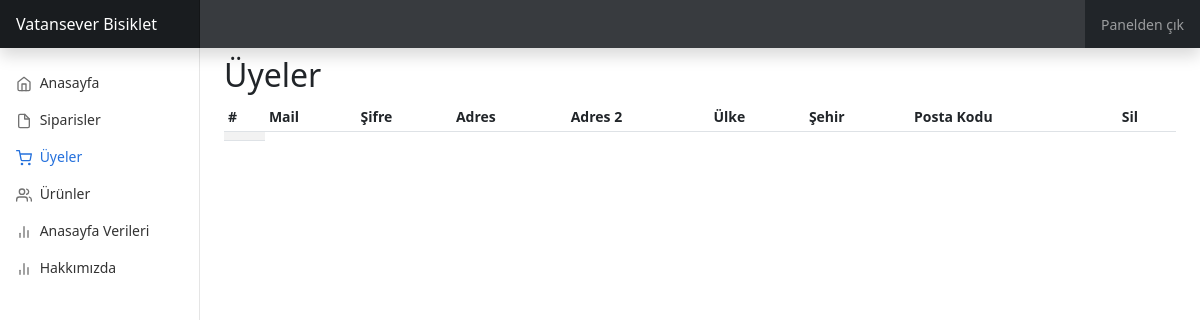
The page /dashboard/users.php on the database as committed earlier.
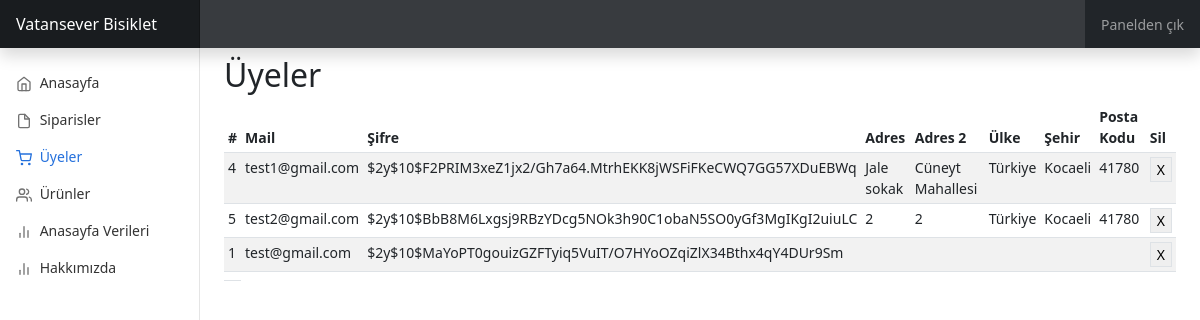
The same page on the database as committed later.
### tables this page shows
CREATE TABLE IF NOT EXISTS `uyeler` (
  `id` int(11) NOT NULL AUTO_INCREMENT,
  `mail` varchar(100) NOT NULL,
  `password` varchar(256) NOT NULL,
  `adress1` varchar(100) DEFAULT NULL,
  `adress2` varchar(100) DEFAULT NULL,
  `country` varchar(100) DEFAULT NULL,
  `city` varchar(100) DEFAULT NULL,
  `zip` varchar(100) DEFAULT NULL,
  `level` int(11) NOT NULL DEFAULT 0,
  PRIMARY KEY (`mail`),
  UNIQUE KEY `uyeler_un` (`id`,`mail`)
);

### dashboard/users.php (the view, shortened to what this page needs)
<!doctype html>
<html lang="en" data-bs-theme="auto">
  <head><script src="../assets/js/color-modes.js"></script>
<link href="../assets/dist/css/bootstrap.min.css" rel="stylesheet">
    <link href="dashboard.css" rel="stylesheet">
  </head>
  <body>
<header class="navbar navbar-dark sticky-top bg-dark flex-md-nowrap p-0 shadow">
  <a class="navbar-brand col-md-3 col-lg-2 me-0 px-3 fs-6" href="../index.php">Vatansever Bisiklet</a>
  <input class="form-control form-control-dark w-100 rounded-0 border-0" type="text" placeholder="" aria-label="Search">
  <div class="navbar-nav">
    <div class="nav-item text-nowrap">
      <a class="nav-link px-3" href="../index.php">Panelden çık</a>
    </div>
  </div>
</header>
<div class="container-fluid">
  <div class="row">
    <nav id="sidebarMenu" class="col-md-3 col-lg-2 d-md-block bg-body-tertiary sidebar collapse">
      <div class="position-sticky pt-3 sidebar-sticky">
        <ul class="nav flex-column">
          <li class="nav-item">
            <a class="nav-link" aria-current="page" href="index.php">
              <span data-feather="home" class="align-text-bottom"></span>
              Anasayfa
            </a>
          </li>
          <li class="nav-item">
            <a class="nav-link" href="orders.php">
              <span data-feather="file" class="align-text-bottom"></span>
              Siparisler
            </a>
          </li>
          <li class="nav-item">
            <a class="nav-link active" href="users.php">
              <span data-feather="shopping-cart" class="align-text-bottom"></span>
              Üyeler
            </a>
          </li>
          <li class="nav-item">
            <a class="nav-link" href="items.php">
              <span data-feather="users" class="align-text-bottom"></span>
              Ürünler
            </a>
          </li>
          <li class="nav-item">
            <a class="nav-link" href="aedit.php">
              <span data-feather="bar-chart-2" class="align-text-bottom"></span>
              Anasayfa Verileri
            </a>
          </li>
          <li class="nav-item">
            <a class="nav-link" href="a2edit.php">
              <span data-feather="bar-chart-2" class="align-text-bottom"></span>
              Hakkımızda
            </a>
          </li>
        </ul>
      </div>
    </nav>
    <main class="col-md-9 ms-sm-auto col-lg-10 px-md-4">
    <h2 class="mt-2">Üyeler</h2>
      <div class="table-responsive">
        <table class="table table-striped table-sm">
          <thead>
            <tr>
              <th scope="col">#</th>
              <th scope="col">Mail</th>
              <th scope="col">Şifre</th>
              <th scope="col">Adres</th>
              <th scope="col">Adres 2</th>
              <th scope="col">Ülke</th>
              <th scope="col">Şehir</th>
              <th scope="col">Posta Kodu</th>
              <th scope="col">Sil</th>
            </tr>
          </thead>
          <tbody>
            <?php
            include("../baglan.php");
            $uyequery = $conn -> query("SELECT * FROM uyeler");
            while ($uye = mysqli_fetch_array($uyequery)) {
              echo "<tr>";
              echo "<td>".$uye[0]."</td>";
              echo "<td>".$uye[1]."</td>";
              echo "<td>".$uye[2]."</td>";
              echo "<td>".$uye[3]."</td>";
              echo "<td>".$uye[4]."</td>";
              echo "<td>".$uye[5]."</td>";
              echo "<td>".$uye[6]."</td>";
              echo "<td>".$uye[7]."</td>";
              ?>
              <td><button class="btn-sm border" value="<?php echo $uye[0]; ?>" onclick="deleteUser(this)">X</button></td>
              <?php
              echo "</tr>";
            }
            ?>
            <tr>
              <td></td>
            </tr>
          </tbody>
        </table>
      </div>
    </main>
  </div>
</div>
  </body>
</html>

### dashboard/dashboard.css (style rules this page uses)
body { font-size: .875rem; }
.feather { width: 16px; height: 16px; }
.sidebar { position: fixed; top: 0; bottom: 0; left: 0; z-index: 100; padding: 48px 0 0; box-shadow: inset -1px 0 0 rgba(0, 0, 0, .1); }
.sidebar-sticky { height: calc(100vh - 48px); overflow-x: hidden; overflow-y: auto; }
.sidebar .nav-link { font-weight: 500; color: #333; }
.sidebar .nav-link .feather { margin-right: 4px; color: #727272; }
.sidebar .nav-link.active { color: #2470dc; }
.sidebar .nav-link:hover .feather, .sidebar .nav-link.active .feather { color: inherit; }
.navbar-brand { padding-top: .75rem; padding-bottom: .75rem; background-color: rgba(0, 0, 0, .25); box-shadow: inset -1px 0 0 rgba(0, 0, 0, .25); }
.navbar .form-control { padding: .75rem 1rem; }
.form-control-dark { color: #fff; background-color: rgba(255, 255, 255, .1); border-color: rgba(255, 255, 255, .1); }

Rows that differ between the two databases and show on the page:
added uyeler: id "4", mail "test1@gmail.com", password "$2y$10$F2PRIM3xeZ1jx2/Gh7a64.MtrhEKK8jWSFiFKeCWQ7GG57XDuEBWq", adress1 "Jale sokak", adress2 "Cüneyt Mahallesi", country "Türkiye", city "Kocaeli", zip "41780"
added uyeler: id "5", mail "test2@gmail.com", password "$2y$10$BbB8M6Lxgsj9RBzYDcg5NOk3h90C1obaN5SO0yGf3MgIKgI2uiuLC", adress1 "2", adress2 "2", country "Türkiye", city "Kocaeli", zip "41780"
added uyeler: id "1", mail "test@gmail.com", password "$2y$10$MaYoPT0gouizGZFTyiq5VuIT/O7HYoOZqiZlX34Bthx4qY4DUr9Sm"
